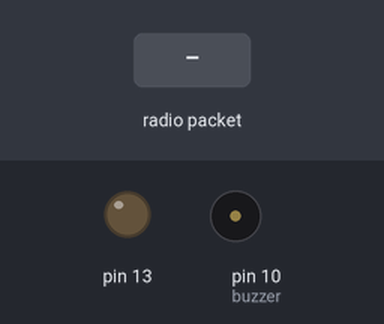
Bench run of a sketch on a simulated Arduino Uno, built with avr-gcc and run on an emulated ATmega328P. Shown: output pins drawn as LEDs (lit = HIGH), buzzer (waves = sounding, pin HIGH). Inputs (shaded band) come from the test bench. No radio packets arrive unless stated; what the sketch prints to the serial monitor is not drawn.

Above: at 1.2 s.
1.3 s: radio packet "1" arrives
At 2.1 s:
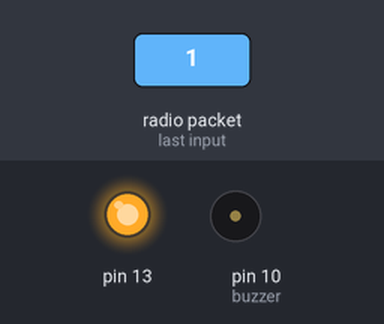
Timing chart, 0 to 4.3 s (numbered marks = the images above; inputs shaded):
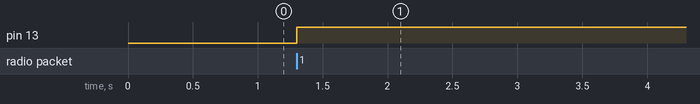

The sketch:

receiver_debug.ino
```cpp
// (licence header left out)
#include <VirtualWire.h>
int buzzer=10;
void setup()
{
    Serial.begin(9600);	// Debugging only
    Serial.println("setup");
    pinMode(13,OUTPUT);
    digitalWrite(13,LOW);
    pinMode(buzzer,OUTPUT);
    analogWrite(buzzer,LOW);
    // Initialise the IO and ISR
    vw_set_ptt_inverted(true); // Required for DR3100
    vw_setup(2000);	 // Bits per sec
    vw_rx_start();       // Start the receiver PLL running
}

void loop()
{
    uint8_t buf[VW_MAX_MESSAGE_LEN];
    uint8_t buflen = VW_MAX_MESSAGE_LEN;

    analogWrite(buzzer,LOW);

    if (vw_get_message(buf, &buflen)) // Non-blocking
    {
      	int i;
        char word[100];
        digitalWrite(13, true); // Flash a light to show received good message
   /*
	// Message with a good checksum received, dump it.
	Serial.print("Got: ");

	for (i = 0; i < buflen; i++)
	{
	    Serial.print(buf[i], HEX);
     word[i] = toascii(buf[i]);
	    Serial.print(" ");
	}
 Serial.println(word);
 Serial.println("");

 int vol = atoi(word);
 analogWrite(buzzer, vol);
 delay(200);

        digitalWrite(13, false);
        analogWrite(buzzer,0);
        */
    }

}
```

Measured:
- after the input at 1.3 s, pin 13: LOW → HIGH at once
